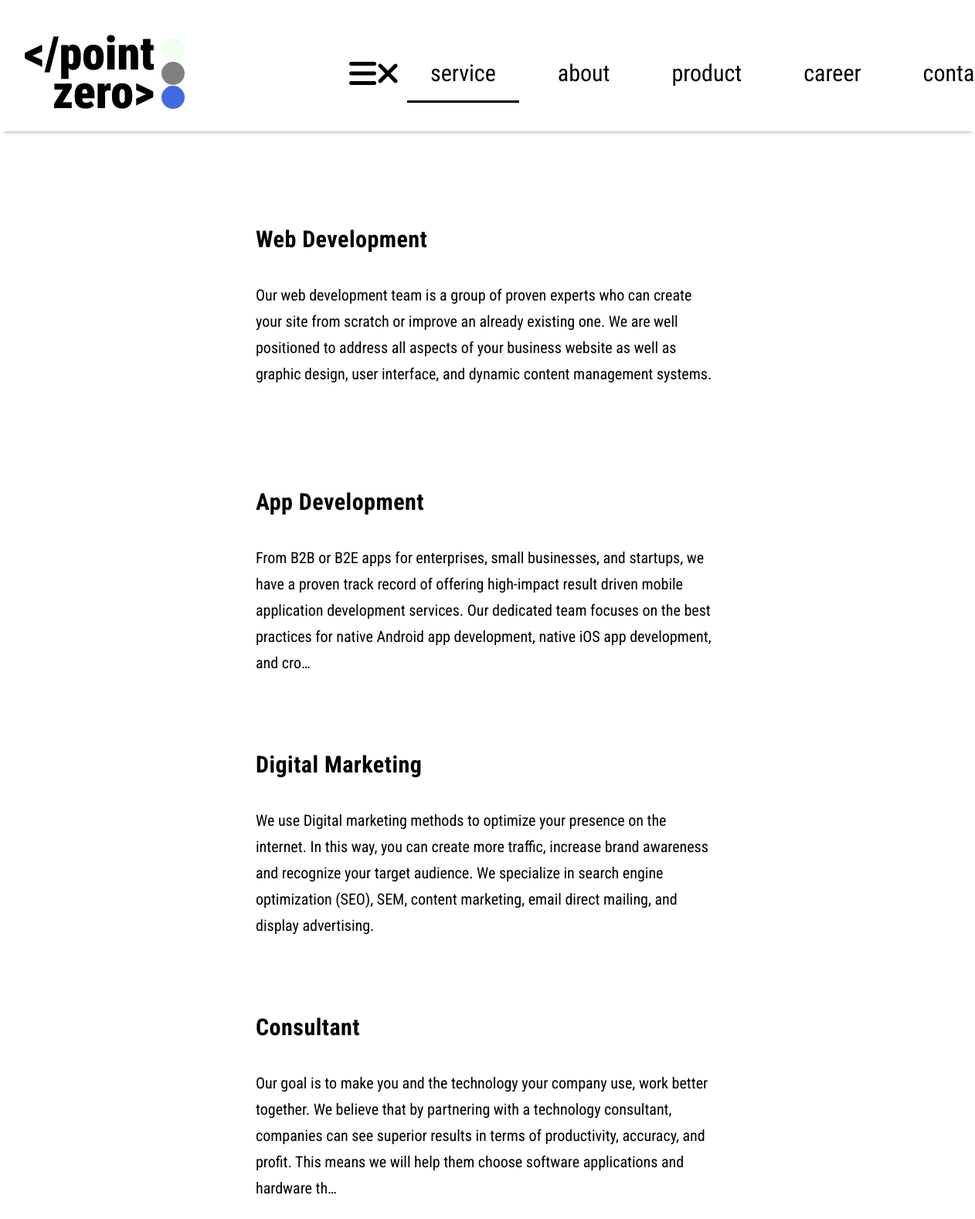
Page /what-we-do/ on the committed database.
### webapp/models.py (models this page shows, shortened)
class Services(models.Model):
    id = models.UUIDField(primary_key=True, default=uuid.uuid4, editable=False)
    title=models.CharField(max_length=50,blank=False,null=False,unique=True)
    sub_title=models.CharField(max_length=50,blank=False,null=False,unique=True)
    description=models.CharField(max_length=10001,default="")
    created_at = models.DateTimeField(default=timezone.now)
    image=models.ImageField(upload_to="images/",blank=False)

### webapp/views.py (the view)
# urls.py: path('what-we-do/',what_we_do,name="what_we_do"),
def what_we_do(request):
    services = Services.objects.all()
    form = {"services": services}
    return render(request, "webapp/what_we_do.html", form)

### templates/webapp/what_we_do.html (shortened to what this page needs)
{% extends "webapp/base.html" %}
 {% load static %}
 {% block start_content %}
<div class="Services">
  {% for service in services %}
    <div class="Services_Box">
      <div class="Services_Box_Heading">
        <h4>
          <a class="Link" href="{% url 'main_web:what_we_do_specific' service.title service.id %}">
        {{service.title}}
          </a>
        </h4>
      </div>
      <p>
        {{service.description|truncatechars:300}}
      </p>
    </div>
   {% endfor %%}
  </div>
{% endblock start_content %}

### templates/webapp/base.html (shortened to what this page needs)
{% load static  %}
<!DOCTYPE html>
<html lang="en">
  <head>
    <link rel="stylesheet" type="text/css" href="{% static 'css/base.css' %}" />
    <link rel="stylesheet" href="https://cdnjs.cloudflare.com/ajax/libs/font-awesome/6.1.2/css/all.min.css" />
  </head>
  <body>
    {% include 'webapp/reusablehtml/navbar.html' %} {% block start_content %}
    {% endblock start_content %}
  </body>
</html>

### templates/webapp/reusablehtml/navbar.html (shortened to what this page needs)
<nav class="Navbar">
  <div class="Navbar_Logo">
    <div class="Navbar_Logo_Left">
      <a class="Link" href="{% url 'main_web:home' %}">
        <h1>&lt;/point zero&gt;</h1>
    </a>
    </div>
    <div class="Navbar_Logo_Right">
      <div class="Navbar_Logo_Right_Circle bg-1"></div>
      <div class="Navbar_Logo_Right_Circle bg-2"></div>
      <div class="Navbar_Logo_Right_Circle bg-3"></div>
    </div>
  </div>
  <div class="Navbar_Right">
    <i style="font-size:40px"  class="fa-solid fa-bars"></i>
    <i style="font-size:40px"  class="fa-solid fa-xmark"></i>
    <p id="NavService">
      <a class="Link" href="{% url 'main_web:what_we_do' %}"> service </a>
    </p>
    <p id="NavAbout">
      <a class="Link" href="{% url 'main_web:about' %}"> about </a>
    </p>
    <p id="NavProduct">
      <a class="Link" href="{% url 'main_web:products' %}"> product </a>
    </p>
    <p id="NavCareer">
      <a class="Link" href="{% url 'main_web:career' %}">career </a>
    </p>
    <p id="NavContact">
      <a class="Link" href="{% url 'main_web:contactus' %}"> contact </a> </p>
  </div>
</nav>

### static/css/base.css (style rules this page uses)
*, *::after, *::before { margin: 0; padding: 0; box-sizing: inherit; }
html { font-size: 62.5%; }
body { padding: 0; margin: 0; box-sizing: border-box; }
body { font-weight: 400; line-height: 1.7; color: black; background: white; font-family: "Roboto Condensed", Times, serif !important; }
.bg-1 { background: honeydew !important; }
.bg-2 { background: grey !important; }
.bg-3 { background: royalblue !important; }
.Navbar { height: 15rem; width: 100%; display: flex; align-items: center; justify-content: space-between; padding: 0 8rem; margin-top: 2rem; margin-bottom: 8rem; box-shadow: 0 5px 5px -5px rgba(100, 100, 100, 0.8); }
@media only screen and (max-width: 86.67em) { .Navbar { width: 100vw; padding: 0 1rem; } }
.Navbar_Logo { height: auto; padding: 1rem 0; display: flex; align-items: center; }
.Navbar_Logo_Left { width: 19rem; font-size: 3rem; color: black !important; text-decoration: none; text-align: right; }
.Navbar_Logo_Left h1 { line-height: 5rem; font-size: 6rem; font-weight: 900; }
.Navbar_Logo_Right { margin-left: 0.9rem; }
.Navbar_Logo_Right_Circle { height: 3rem; width: 3rem; border-radius: 50%; margin: 0.1rem 0; }
.Navbar_Right { display: flex; align-items: center; justify-content: space-between; width: 80rem; }
.Navbar_Right p { box-sizing: content-box; margin: 0 1rem; font-size: 3rem; line-height: 7rem; padding: 0 3rem; color: black; transition: all 1s ease; }
.Link { color: black !important; text-decoration: none; }
.Services { height: auto; display: flex; flex-wrap: wrap; align-items: center; justify-content: space-around; padding: 0 auto; max-width: 140rem; width: 100%; margin: 0 auto; }
.Services_Box { width: 60rem; height: 30rem; margin: 2rem; }
.Services_Box_Heading { height: 9rem; margin-bottom: 5px; position: relative; }
.Services_Box_Heading h4 { line-height: 8rem; font-size: 3rem; letter-spacing: 0.05rem; transition: all 1s ease-in; animation: textSize 1.5s ease-out; margin-bottom: 1rem; width: 25rem; }
.Services_Box p { font-size: 2rem; }

### rows in the picture
Services: title "Web Development", description "Our web development team is a group of proven experts who can create your site from scratch or improve an already existing one. We are well positioned to address all aspects of your business website as well as graphic design, user interface, and dynamic content management systems."
Services: title "App Development", description "From B2B or B2E apps for enterprises, small businesses, and startups, we have a proven track record of offering high-impact result driven mobile application development services. Our dedicated team focuses on the best practices for native Android app development, native iOS app development, and cro…"
Services: title "Digital Marketing", description "We use Digital marketing methods to optimize your presence on the internet. In this way, you can create more traffic, increase brand awareness and recognize your target audience. We specialize in search engine optimization (SEO), SEM, content marketing, email direct mailing, and display advertising."
Services: title "Consultant", description "Our goal is to make you and the technology your company use, work better together. We believe that by partnering with a technology consultant, companies can see superior results in terms of productivity, accuracy, and profit. This means we will help them choose software applications and hardware th…"
